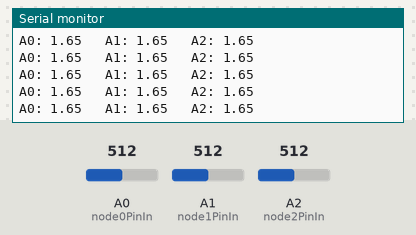
This sketch was run on a simulated Arduino Uno, built with avr-gcc and run on an emulated ATmega328P. On the bench: the last lines printed to the serial monitor. The inputs (shaded band) are chosen by the test bench; at power-on: A0 (node0PinIn) = 512, A1 (node1PinIn) = 512, A2 (node2PinIn) = 512.

Above: at 1.2 s.
1.3 s: A0 (node0PinIn) set to 716
At 2.0 s:
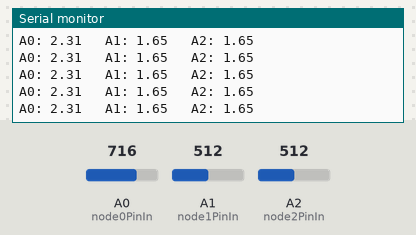
4.3 s: A1 (node1PinIn) set to 716
At 5.3 s:
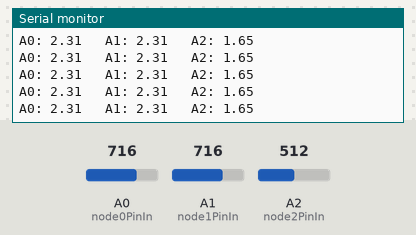
7.3 s: A2 (node2PinIn) set to 716
At 7.9 s:
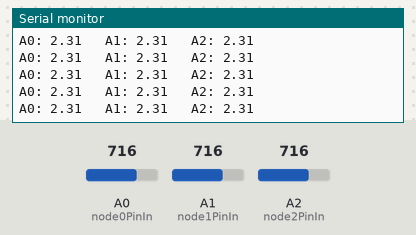
10.3 s: A0 (node0PinIn) set to 900
At 10.9 s:
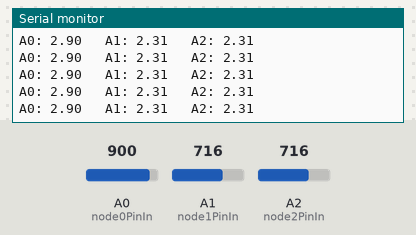
13.3 s: A1 (node1PinIn) set to 900
At 14.2 s:
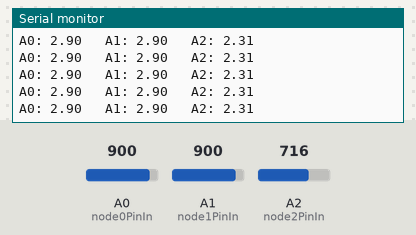
16.3 s: A2 (node2PinIn) set to 900
At 17.0 s:
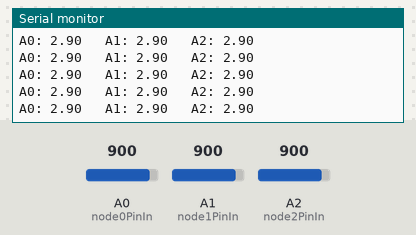
Timing chart, 0 to 18.8 s (numbered marks = the images above; inputs shaded):
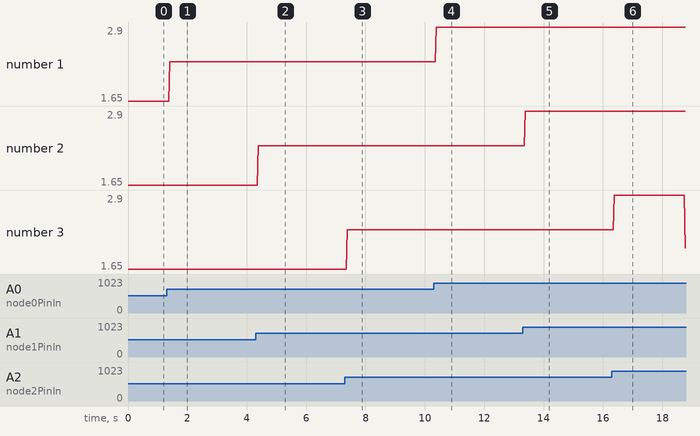

Measured:
- after the input at 1.3 s, the serial monitor: prints a new line after 0.10 s (image 1)
- after the input at 4.3 s, the serial monitor: prints a new line after 0.09 s (image 2)
- after the input at 7.3 s, the serial monitor: prints a new line after 0.09 s (image 3)
- after the input at 10.3 s, the serial monitor: prints a new line after 0.08 s (image 4)
- after the input at 13.3 s, the serial monitor: prints a new line after 0.08 s (image 5)
- after the input at 16.3 s, the serial monitor: prints a new line after 0.07 s (image 6)
- plotted number 1: 1.65 → 2.31 after the input at 1.3 s, 2.31 → 2.9 after the input at 10.3 s

The sketch:

relay_testing.ino
```cpp
#include <math.h>

const int node1PinOut = 2;
const int node0PinIn = A0;
const int node1PinIn = A1;
const int node2PinIn = A2;

int node1Out = 100;
int node1In = 0;
int node2In = 0;

void setup() {
  Serial.begin(9600);
}

void loop() {
  digitalWrite(node1PinOut, HIGH);

  int node2In = analogRead(node2PinIn);
  int node1In = analogRead(node1PinIn);
  int node0In = analogRead(node0PinIn);
  float node2InVoltage = node2In * (3.3 / 1023.0);
  float node1InVoltage = node1In * (3.3 / 1023.0);
  float node0InVoltage = node0In * (3.3 / 1023.0);
  Serial.println("A0: " + (String)node0InVoltage + "   A1: " + (String)node1InVoltage + "   A2: " + (String)node2InVoltage);
}
```
